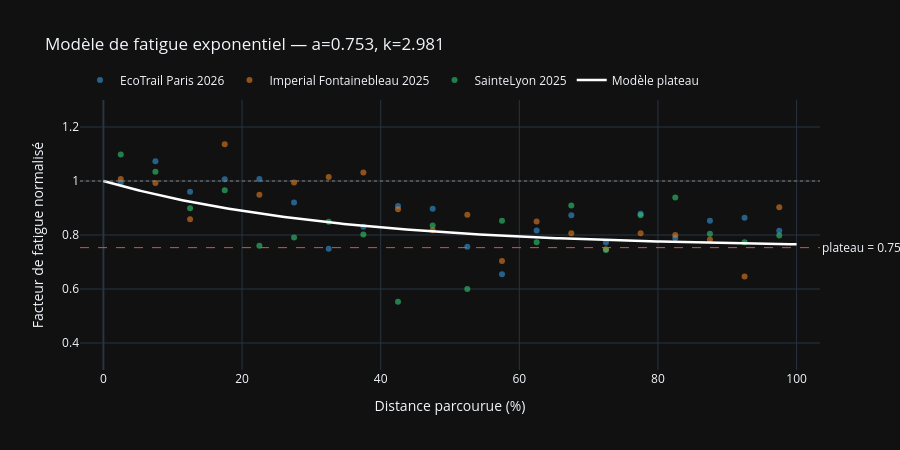

The cell this chart's notebook holds for it:
### Code cell
from scipy.optimize import curve_fit


def plateau_fatigue(x, a, k):
    """
    Exponential fatigue model with plateau.

    f(x) = a + (1 - a) * exp(-k * x)

    x : fraction de distance [0, 1]
    a : facteur asymptotique (niveau de fatigue en fin de course)
    k : vitesse de dégradation initiale
    """
    return a + (1 - a) * np.exp(-k * x)


# Moyenne des 3 courses
all_centers = profiles[list(profiles.keys())[0]]['centers']
all_ratios  = np.array([p['ratios'] for p in profiles.values()])
mean_ratios = np.nanmean(all_ratios, axis=0)

ref_val = np.nanmedian(mean_ratios[:4])
mean_ratios_norm = mean_ratios / ref_val

valid = ~np.isnan(mean_ratios_norm)
popt, _ = curve_fit(
    plateau_fatigue,
    all_centers[valid],
    mean_ratios_norm[valid],
    p0=[0.85, 5.0],
    bounds=([0.5, 0.5], [1.0, 20.0]),
    maxfev=5000,
)
a_fit, k_fit = popt

print(f"Modèle exponentiel à plateau ajusté :")
print(f"  a = {a_fit:.3f}  (plateau asymptotique)")
print(f"  k = {k_fit:.3f}  (vitesse de dégradation)")

# Visualisation
x_plot = np.linspace(0, 1, 200)
y_fit  = plateau_fatigue(x_plot, a_fit, k_fit)

fig = go.Figure()

for (name, data), color in zip(profiles.items(), COLORS):
    fig.add_trace(go.Scatter(
        x=data['centers'] * 100,
        y=data['ratios'] / np.nanmedian(data['ratios'][:4]),
        mode='markers',
        name=name,
        marker=dict(color=color, size=6, opacity=0.6),
    ))

fig.add_trace(go.Scatter(
    x=x_plot * 100,
    y=y_fit,
    mode='lines',
    name='Modèle plateau',
    line=dict(color='white', width=2.5),
))

fig.add_hline(y=1.0, line=dict(color='gray', width=1, dash='dot'))
fig.add_hline(
    y=a_fit,
    line=dict(color='#e74c3c', width=1, dash='dash'),
    annotation_text=f'plateau = {a_fit:.2f}',
    annotation_position='right',
)

fig.update_layout(
    template='plotly_dark',
    title=f'Modèle de fatigue exponentiel — a={a_fit:.3f}, k={k_fit:.3f}',
    xaxis=dict(title='Distance parcourue (%)'),
    yaxis=dict(title='Facteur de fatigue normalisé', range=[0.3, 1.3]),
    height=450,
    legend=dict(orientation='h', yanchor='bottom', y=1.02),
)
fig.show()

print(f"\nParamètres à utiliser dans predict_segments() :")
print(f"  FATIGUE_A = {a_fit:.3f}")
print(f"  FATIGUE_K = {k_fit:.3f}")

### Figure 1 — Plotly figure (JSON) as saved in the notebook; plotly's stock layout.template omitted (floating-point values rounded to 4 significant figures; data arrays with more than 128 entries replaced by an {"elided": "..."} marker saying what was removed)
{"data": [{"marker": {"color": "#3498db", "opacity": 0.6, "size": 6}, "mode": "markers", "name": "EcoTrail Paris 2026", "type": "scatter", "x": [2.5, 7.5, 12.5, 17.5, 22.5, 27.5, 32.5, 37.5, 42.5, 47.5, 52.5, 57.5, 62.5, 67.5, 72.5, 77.5, 82.5, 87.5, 92.5, 97.5], "y": [0.9937, 1.073, 0.9605, 1.006, 1.007, 0.9205, 0.7495, 0.8304, 0.9075, 0.8976, 0.7562, 0.6547, 0.817, 0.8735, 0.7719, 0.8786, 0.7885, 0.8525, 0.8636, 0.8154]}, {"marker": {"color": "#e67e22", "opacity": 0.6, "size": 6}, "mode": "markers", "name": "Imperial Fontainebleau 2025", "type": "scatter", "x": [2.5, 7.5, 12.5, 17.5, 22.5, 27.5, 32.5, 37.5, 42.5, 47.5, 52.5, 57.5, 62.5, 67.5, 72.5, 77.5, 82.5, 87.5, 92.5, 97.5], "y": [1.008, 0.9922, 0.8579, 1.136, 0.9495, 0.9942, 1.015, 1.032, 0.8952, 0.8179, 0.8754, 0.7037, 0.8497, 0.8063, 0.7471, 0.8063, 0.8003, 0.7835, 0.6466, 0.9025]}, {"marker": {"color": "#2ecc71", "opacity": 0.6, "size": 6}, "mode": "markers", "name": "SainteLyon 2025", "type": "scatter", "x": [2.5, 7.5, 12.5, 17.5, 22.5, 27.5, 32.5, 37.5, 42.5, 47.5, 52.5, 57.5, 62.5, 67.5, 72.5, 77.5, 82.5, 87.5, 92.5, 97.5], "y": [1.098, 1.034, 0.8987, 0.9656, 0.7606, 0.7903, 0.8495, 0.8015, 0.553, 0.8354, 0.6001, 0.8528, 0.7734, 0.9094, 0.7442, 0.8732, 0.9389, 0.8046, 0.7727, 0.7977]}, {"line": {"color": "white", "width": 2.5}, "mode": "lines", "name": "Modèle plateau", "type": "scatter", "x": {"elided": "200 float values"}, "y": {"elided": "200 float values"}}], "layout": {"annotations": [{"showarrow": false, "text": "plateau = 0.75", "x": 1, "xanchor": "left", "xref": "x domain", "y": 0.7532, "yanchor": "middle", "yref": "y"}], "height": 450, "legend": {"orientation": "h", "y": 1.02, "yanchor": "bottom"}, "shapes": [{"line": {"color": "gray", "dash": "dot", "width": 1}, "type": "line", "x0": 0, "x1": 1, "xref": "x domain", "y0": 1, "y1": 1, "yref": "y"}, {"line": {"color": "#e74c3c", "dash": "dash", "width": 1}, "type": "line", "x0": 0, "x1": 1, "xref": "x domain", "y0": 0.7532, "y1": 0.7532, "yref": "y"}], "title": {"text": "Modèle de fatigue exponentiel — a=0.753, k=2.981"}, "xaxis": {"title": {"text": "Distance parcourue (%)"}}, "yaxis": {"range": [0.3, 1.3], "title": {"text": "Facteur de fatigue normalisé"}}}}
